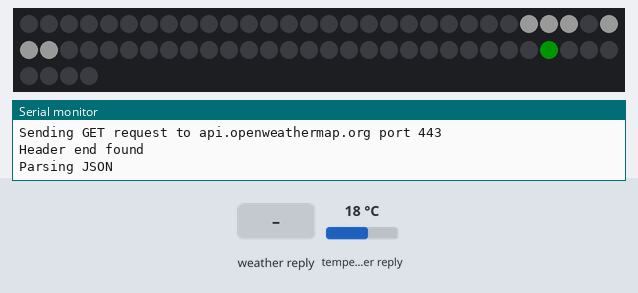
This sketch was run on a simulated ESP32. Shown: 64 RGB LEDs in strip order, left to right, continuing on the next row, the last lines printed to the serial monitor. Inputs (shaded band) come from the test bench; at power-on: temperature in the weather reply 18 °C. Dim RGB values are drawn brighter than linear; WiFi joins after 1.5 s; servers stay silent unless stated; web services answer with replies made up by the test bench.

Above: at 2.7 s.
2.8 s: weather in the web reply set to Clear
At 6.7 s:
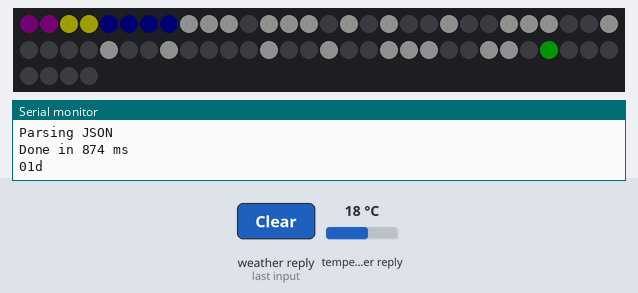
At 17.0 s:
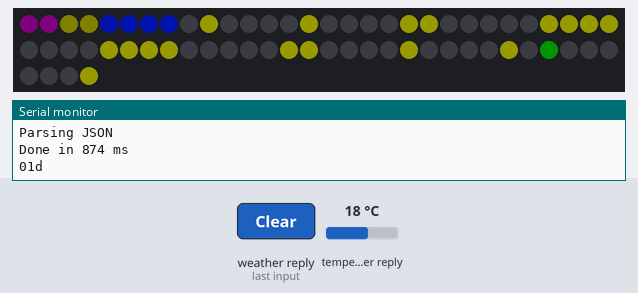
Timing chart, 0 to 18.5 s (numbered marks = the images above; inputs shaded):
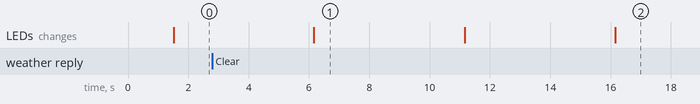

Measured:
- after the input at 2.8 s, the LEDs: first differ from a run without the input after 13.4 s (image 2)
- what the display in image 1 shows lasts 5.0 s, from 6.2 s to 11.2 s

The sketch:

main.ino
```cpp
#include <OpenWeather.h>
#include <JSON_Decoder.h>

#include <Adafruit_NeoPixel.h>
#ifdef __AVR__
#include <avr/power.h>
#endif

#include <WiFi.h>
#include <HTTPClient.h>

//pin de l'Arduino de la matriu de leds
#define PIN            25
// Numero de leds connectats
#define NUMPIXELS      64

//----------WIFI----------
const char* ssid = ""; //------------------------------------------TYPE WIFI SSID-------------------------
const char* password = ""; //--------------------------------------TYPE WIFI PASSWORD---------------------
bool wifiStatus = false;

//-------OPEN WEATHER-----
String api_key = ""; //---------------------TYPE API KEY--------------------------
String latitude =  ""; //-------------------TYPE UBI Latitude--------------------------
String longitude = ""; //-------------------TYPE UBI Longitude--------------------------
String units = "metric";
String language = "en";
OW_Weather ow;

//----TIMING VARIABLES-----
const unsigned long screenInterval = 5000; //5s between pages
unsigned long previousScreenTime = 0;

const unsigned long weatherUpdateInterval = 300000; //5min between weather updates
unsigned long previousWeatherUpdateTime = 0;

//----SCREEN PAGE STATE----
int currentScreen = 0;
int totalScreens = 3;

//----LOCAL WEATHER VAR----
int temp = 0;
int hum = 0;
char condition = 0;

//----0-9 PIXEL ART NUMS----
int num0[] = {12, 13, 14, 22, 30, 38, 46, 54, 53, 52, 44, 36, 28, 20};
int num1[] = {14, 13, 12, 21, 29, 37, 45, 53, 54};
int num2[] = {12, 13, 14, 22, 30, 29, 28, 36, 44, 52, 53, 54};
int num3[] = {12, 13, 14, 20, 28, 29, 36, 44, 52, 53, 54};
int num4[] = {12, 20, 28, 29, 30, 38, 36, 46, 44, 54, 52};
int num5[] = {12, 13, 14, 20, 28, 29, 30, 38, 46, 52, 53, 54};
int num6[] = {12, 13, 14, 20, 28, 29, 30, 38, 46, 54, 53, 52, 22};
int num7[] = {12, 20, 29, 28, 36, 44, 52, 53, 54};
int num8[] = {12, 20, 29, 28, 36, 44, 52, 53, 54, 13, 14, 22, 30, 38, 46};
int num9[] = {12, 20, 28, 29, 30, 38, 36, 46, 44, 52, 53, 54};

//----PIXEL ART CONDITIONS----
//SUN (01d)
int sunPos[] = {0,7,9,14,20,19,29,28,27,26,37,36,35,34,44,43,54,49,63,56};
int sunR[] = {25, 25, 25, 25, 25, 25, 25, 25, 25, 25, 25, 25, 25, 25, 25, 25, 25, 25, 25, 25};
int sunG[] = {25, 25, 25, 25, 25, 25, 25, 25, 25, 25, 25, 25, 25, 25, 25, 25, 25, 25, 25, 25};
int sunB[] = {0, 0, 0, 0, 0, 0, 0, 0, 0, 0, 0, 0, 0, 0, 0, 0, 0, 0, 0, 0};

//CLOUD(03d,04d)
int cloudPos[]={39, 30, 29, 28, 27, 26, 25, 38, 37, 36, 35, 34, 33, 32, 47, 46, 45, 44, 43, 42, 54, 53, 52, 51, 61, 60, 59, 50, 41, 40};
int cloudR[] = {15, 15, 15, 15, 15, 15, 20, 20, 20, 20, 20, 20, 20, 20, 20, 20, 20, 20, 20, 20, 20, 20, 20, 20, 20, 25, 25, 25, 25, 25};
int cloudG[] = {15, 15, 15, 15, 15, 15, 20, 20, 20, 20, 20, 20, 20, 20, 20, 20, 20, 20, 20, 20, 20, 20, 20, 20, 20, 25, 25, 25, 25, 25};
int cloudB[] = {10, 10, 10, 10, 10, 10, 20, 20, 20, 20, 20, 20, 20, 20, 20, 20, 20, 20, 20, 20, 20, 20, 20, 20, 20, 35, 35, 35, 35, 35};

//Rain Aditive (09d,010d)
int rainADDPos[] = {8, 10, 12, 14, 17, 19, 21, 23};
int rainADDR[] = {0, 0, 0, 0, 0, 0, 0, 0};
int rainADDG[] = {0, 0, 0, 0, 0, 0, 0, 0};
int rainADDB[] = {25, 25, 25, 25, 25, 25, 25, 25};

//thunder Aditive (11d)
int thunderADDPos[] = {2, 8, 10, 11, 12, 14, 17, 19, 21, 23};
int thunderADDR[] = {25, 0, 25, 0, 0, 0, 0, 25, 0, 0};
int thunderADDG[] = {25, 0, 25, 0, 0, 0, 0, 25, 0, 0};
int thunderADDB[] = {0, 25, 0, 0, 25, 25, 25, 0, 25, 25};

//Sun Additive (02d)
int sunADDPos[]={33, 41, 42, 50, 51};
int sunADDR[] = {25, 25, 25, 25, 25};
int sunADDG[] = {25, 25, 25, 25, 25};
int sunADDB[] = {0, 0, 0, 0, 0};

int* numbers[] = {num0, num1, num2, num3, num4, num5, num6, num7, num8, num9};

Adafruit_NeoPixel pixels = Adafruit_NeoPixel(NUMPIXELS, PIN, NEO_GRB + NEO_KHZ800);

void setup() {
  Serial.begin(115200); //Initialize serial
  pixels.begin(); // Initialize Pixels
  DisplayNoData(); //Display no data (- -)
  pixels.show();
  ConnectWifi(); //Wifi conection
}

void loop() {
  unsigned long currentMilis = millis();

  //SCREEN ROTATION
  if(currentMilis - previousScreenTime >= screenInterval){
    previousScreenTime = currentMilis;
    currentScreen = (currentScreen+1) % totalScreens;
    displayScreen(currentScreen);
  }

  //WEATHER UPDATE
  if (currentMilis - previousWeatherUpdateTime >= weatherUpdateInterval){
    previousWeatherUpdateTime = currentMilis;
    temp = round(getWeather(1));
    temp = round(temp);

    hum = round(getWeather(2));
    hum = round(hum);

    condition = getWeather(0);
  }

  wifiStatusPixel();
  while (temp == 0){
    temp = round(getWeather(1));
    temp = round(temp);

    hum = round(getWeather(2));
    hum = round(hum);
    Serial.print(hum);

    condition = getWeather(0);

    DisplayNoData();
    delay(2000);
  }

  pixels.show();
}

void DisplayCondition(){
  if(condition == 0){
    DisplayNoData();
  }else if(condition == 1){
    for (int i = 0; i < sizeof(sunPos) / sizeof(sunPos[0]); i++) {
      pixels.setPixelColor(sunPos[i], sunR[i], sunG[i], sunB[i]);
    }
  }else if(condition == 2){
    for (int i = 0; i < sizeof(cloudPos) / sizeof(cloudPos[0]); i++) {
      pixels.setPixelColor(cloudPos[i]-16, cloudR[i], cloudG[i], cloudB[i]);
    }
    for (int i = 0; i < sizeof(sunADDPos) / sizeof(sunADDPos[0]); i++) {
      pixels.setPixelColor(sunADDPos[i], sunADDR[i], sunADDG[i], sunADDB[i]);
    }
  }else if(condition == 3){
    for (int i = 0; i < sizeof(cloudPos) / sizeof(cloudPos[0]); i++) {
      pixels.setPixelColor(cloudPos[i], cloudR[i], cloudG[i], cloudB[i]);
    }
  }else if(condition == 4){
    for (int i = 0; i < sizeof(cloudPos) / sizeof(cloudPos[0]); i++) {
      pixels.setPixelColor(cloudPos[i], cloudR[i], cloudG[i], cloudB[i]);
    }
    for (int i = 0; i < sizeof(rainADDPos) / sizeof(rainADDPos[0]); i++) {
      pixels.setPixelColor(rainADDPos[i], rainADDR[i], rainADDG[i], rainADDB[i]);
    }
  }else if(condition == 5){
    for (int i = 0; i < sizeof(cloudPos) / sizeof(cloudPos[0]); i++) {
      pixels.setPixelColor(cloudPos[i], cloudR[i], cloudG[i], cloudB[i]);
    }
    for (int i = 0; i < sizeof(thunderADDPos) / sizeof(thunderADDPos[0]); i++) {
      pixels.setPixelColor(thunderADDPos[i], thunderADDR[i], thunderADDG[i], thunderADDB[i]);
    }
  }
}

void DisplayHumidity(){
  if(hum == 0){
    DisplayNoData();
  }else{
    DisplayNumber(hum, 15);
  }
}

void displayScreen(int screen) {
  ClearDisplay();
  // Display the content based on the current screen
  switch (screen) {
    case 0:
      // Display Conditions
      DisplayCondition();
      pixels.setPixelColor(7, 0, 5, 50);
      pixels.setPixelColor(6, 0, 5, 50);
      pixels.setPixelColor(5, 0, 5, 50);
      pixels.setPixelColor(4, 0, 5, 50);
      pixels.setPixelColor(3, 5, 5, 0);
      pixels.setPixelColor(2, 5, 5, 0);
      pixels.setPixelColor(1, 5, 0, 5);
      pixels.setPixelColor(0, 5, 0, 5);
      break;
    case 1:
      // Display temperature
      DisplayNumber(temp, 15);
      pixels.setPixelColor(7, 0, 0, 1);
      pixels.setPixelColor(6, 0, 0, 1);
      pixels.setPixelColor(5, 0, 0, 1);
      pixels.setPixelColor(4, 0, 0, 1);
      pixels.setPixelColor(3, 30, 30, 0);
      pixels.setPixelColor(2, 30, 30, 0);
      pixels.setPixelColor(1, 1, 0, 1);
      pixels.setPixelColor(0, 1, 0, 1);
      break;
    case 2:
      // Display humidity
      DisplayHumidity();
      pixels.setPixelColor(7, 0, 0, 1);
      pixels.setPixelColor(6, 0, 0, 1);
      pixels.setPixelColor(5, 0, 0, 1);
      pixels.setPixelColor(4, 0, 0, 1);
      pixels.setPixelColor(3, 1, 1, 0);
      pixels.setPixelColor(2, 1, 1, 0);
      pixels.setPixelColor(1, 30, 0, 30);
      pixels.setPixelColor(0, 30, 0, 30);
      break;
  }
}

float getWeather(int dataType) {
  pixels.setPixelColor(57, 25, 25, 0);
  OW_forecast *forecast = new OW_forecast;

  Serial.print("\nRequesting weather information from OpenWeather... ");

  bool success = ow.getForecast(forecast, api_key, latitude, longitude, units, language);
  pixels.setPixelColor(57, 0, 0, 0);

  float result = 0; // Default result in case of failure

  if (success) {
    if (dataType == 0) {
      String icon = forecast->icon[0];
      Serial.print(icon);

      if (icon == "01d") {
        result = 1;
      } else if (icon == "02d") {
        result = 2;
      } else if (icon == "03d" || icon == "04d") {
        result = 3;
      } else if (icon == "09d" || icon == "10d") {
        result = 4;
      } else if (icon == "11d") {
        result = 5;
      } else {
        result = 0;
      }
    } else if (dataType == 1) {
      result = forecast->temp[0];
    } else if (dataType == 2) {
      result = forecast->humidity[0];
    }
  }

  delete forecast;
  return result;
}

void wifiStatusPixel(){
  if (WiFi.status() == WL_CONNECTED) {
    pixels.setPixelColor(56, 0,20,0);
  } else {
    pixels.setPixelColor(56, 20,0,0);
  }
  pixels.show();
}

void DisplayNumber(int num, int intensity){//ONLY 0 to 99
  int d1;
  int d2;

  //Separar numero per digits
  if(num < 10) {
    d1 = 0;
    d2 = num;
  } else {
    d1 = num / 10;
    d2 = num % 10;
  }


  for(int i = 0; i < 2; i++){
    int n;
    int m;

    //prepares variables depending on loop and number position
    if(i == 0){
      n = d1;
      m = 0;
    }else if (i == 1){
      n = d2;
      m = -4;
    }
    //Serial.print(n);
    //Draw numbers
    if (n == 0){
      for (int i = 0; i < sizeof(num0) / sizeof(num0[0]); i++) {
        int numberOfLef = num0[i];
        pixels.setPixelColor(numberOfLef+m, intensity, intensity, intensity);
      }
    }
    if (n == 1){
      for (int i = 0; i < sizeof(num1) / sizeof(num1[0]); i++) {
        int numberOfLef = num1[i];
        pixels.setPixelColor(numberOfLef+m, intensity, intensity, intensity);
      }
    }
    if (n == 2){
      for (int i = 0; i < sizeof(num2) / sizeof(num2[0]); i++) {
        int numberOfLef = num2[i];
        pixels.setPixelColor(numberOfLef+m, intensity, intensity, intensity);
      }
    }
    if (n == 3){
      for (int i = 0; i < sizeof(num3) / sizeof(num3[0]); i++) {
        int numberOfLef = num3[i];
        pixels.setPixelColor(numberOfLef+m, intensity, intensity, intensity);
      }
    }
    if (n == 4){
      for (int i = 0; i < sizeof(num4) / sizeof(num4[0]); i++) {
        int numberOfLef = num4[i];
        pixels.setPixelColor(numberOfLef+m, intensity, intensity, intensity);
      }
    }
    if (n == 5){
      for (int i = 0; i < sizeof(num5) / sizeof(num5[0]); i++) {
        int numberOfLef = num5[i];
        pixels.setPixelColor(numberOfLef+m, intensity, intensity, intensity);
      }
    }
    if (n == 6){
      for (int i = 0; i < sizeof(num6) / sizeof(num6[0]); i++) {
        int numberOfLef = num6[i];
        pixels.setPixelColor(numberOfLef+m, intensity, intensity, intensity);
      }
    }
    if (n == 7){
      for (int i = 0; i < sizeof(num7) / sizeof(num7[0]); i++) {
        int numberOfLef = num7[i];
        pixels.setPixelColor(numberOfLef+m, intensity, intensity, intensity);
      }
    }
    if (n == 8){
      for (int i = 0; i < sizeof(num8) / sizeof(num8[0]); i++) {
        int numberOfLef = num8[i];
        pixels.setPixelColor(numberOfLef+m, intensity, intensity, intensity);
      }
    }
    if (n == 9){
      for (int i = 0; i < sizeof(num9) / sizeof(num9[0]); i++) {
        int numberOfLef = num9[i];
        pixels.setPixelColor(numberOfLef+m, intensity, intensity, intensity);
      }
    }
  }
}

void ConnectWifi(){
  pixels.setPixelColor(56, 20,0,0);
  pixels.show();
  WiFi.begin(ssid, password);
  Serial.print("Connecting to WiFi");
  while (WiFi.status() != WL_CONNECTED) {
    delay(500);
    Serial.print(".");
  }
  Serial.println("WiFi connected.");
}

void ClearDisplay(){
  for(int i = 0; i < 64; i++){
    pixels.setPixelColor(i, 0, 0, 0);
  }
}

void DisplayNoData(){ //Display no-data indicator
  for(int i = 0; i < 63; i++){
    pixels.setPixelColor(i, 0, 0, 0);
  }
  pixels.setPixelColor(25, 25, 25, 25);
  pixels.setPixelColor(26, 25, 25, 25);
  pixels.setPixelColor(27, 25, 25, 25);

  pixels.setPixelColor(29, 25, 25, 25);
  pixels.setPixelColor(30, 25, 25, 25);
  pixels.setPixelColor(31, 25, 25, 25);
}
```
